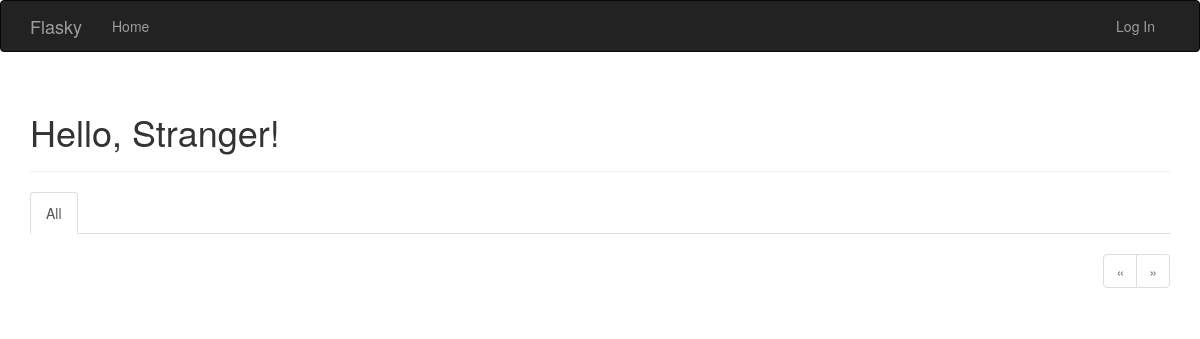
Before: / with the older database file.
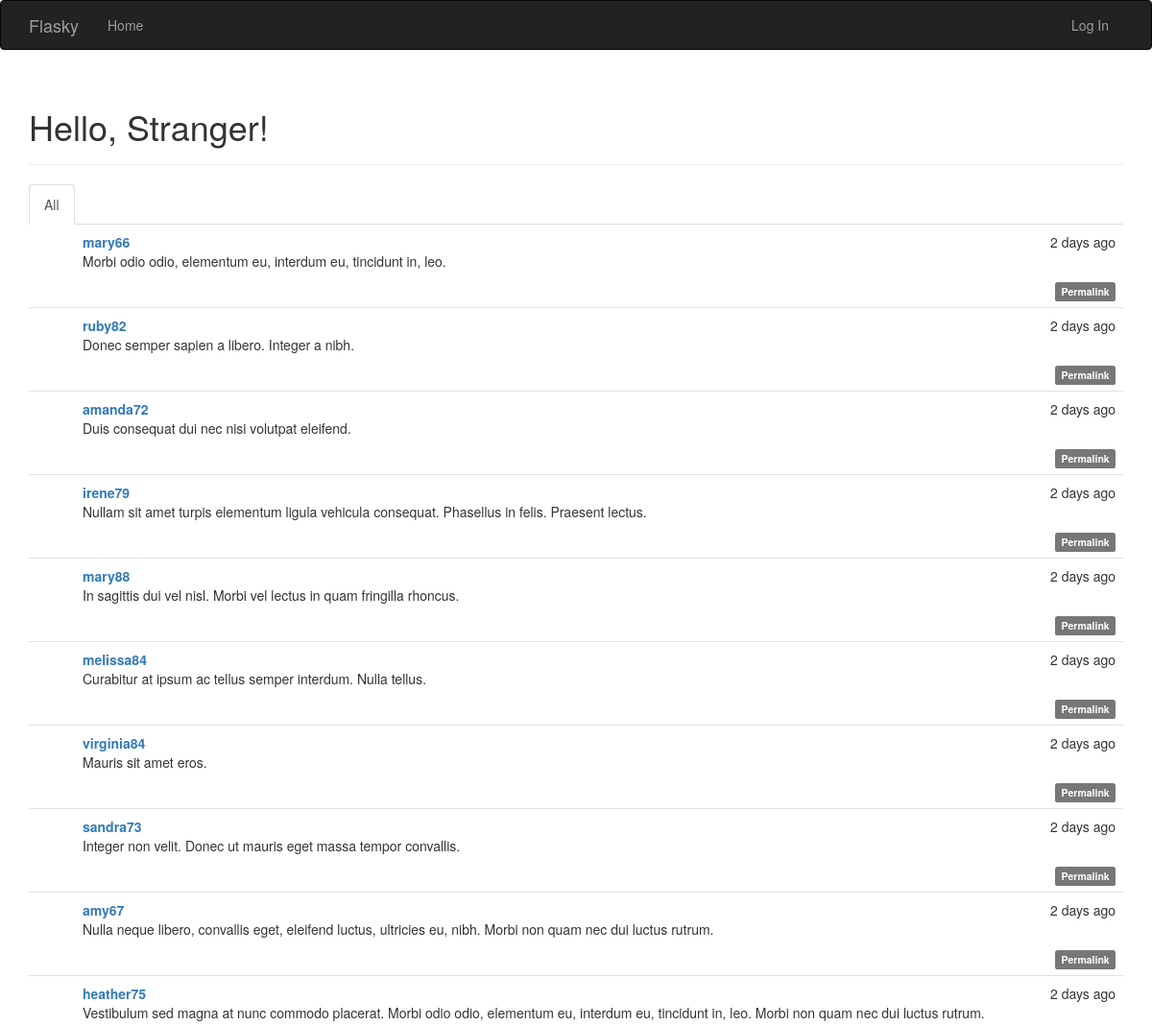
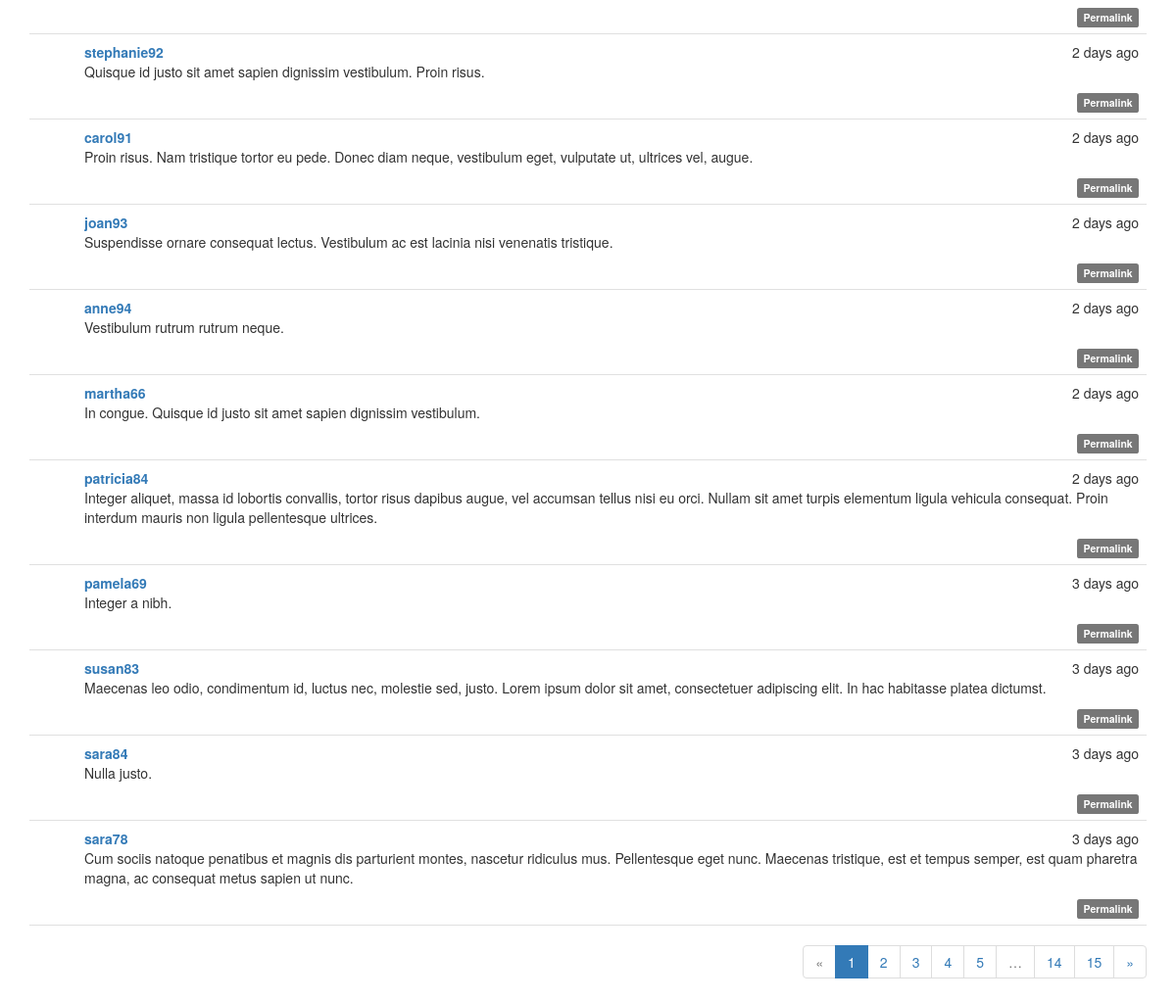
After: the same page with the newer database file (2 pictures, top to bottom).
### app/models.py (models this page shows, shortened)
class Post(db.Model):
    __tablename__ = 'posts'
    id = db.Column(db.Integer, primary_key=True)
    body = db.Column(db.Text)
    timestamp = db.Column(db.DateTime, index=True, default=datetime.utcnow)
    author_id = db.Column(db.Integer, db.ForeignKey('users.id'))
    body_html = db.Column(db.Text)

class User(UserMixin, db.Model):
    __tablename__ = 'users'
    id = db.Column(db.Integer, primary_key=True)
    username = db.Column(db.String(64), unique=True, index=True)
    email = db.Column(db.String(64), unique=True, index=True)
    role_id = db.Column(db.Integer, db.ForeignKey('roles.id'))
    password_hash = db.Column(db.String(128))
    confirmed = db.Column(db.Boolean, default=False)
    name = db.Column(db.String(64))
    location = db.Column(db.String(64))
    about_me = db.Column(db.Text)
    member_since = db.Column(db.DateTime(), default=datetime.utcnow)
    last_seen = db.Column(db.DateTime(), default=datetime.utcnow)
    posts = db.relationship('Post', backref='author', lazy='dynamic')
    followed = db.relationship('Follow',
                               foreign_keys=[Follow.follower_id],
                               backref=db.backref('follower', lazy='joined'),
                               lazy='dynamic',
                               cascade='all, delete-orphan')
    followers = db.relationship('Follow',
                                foreign_keys=[Follow.followed_id],
                                backref=db.backref('followed', lazy='joined'),
                                lazy='dynamic',
                                cascade='all, delete-orphan')
    @property
    def password(self):
        raise AttributeError('password is not a readable attribute')

### app/main/views.py (the view)
@main.route('/', methods=['GET', 'POST'])
def index():
    form = PostForm()
    if current_user.can(Permission.WRITE_ARTICLES) and form.validate_on_submit():
        post = Post(body=form.body.data, author=current_user._get_current_object())
        db.session.add(post)
        return redirect(url_for('.index'))
    page = request.args.get('page', 1, type=int)
    show_followed = False
    if current_user.is_authenticated:
        show_followed = bool(request.cookies.get('show_followed', ''))
    if show_followed:
        query = current_user.followed_posts
    else:
        query = Post.query
    pagination = query.order_by(Post.timestamp.desc()).paginate(
        page, per_page=current_app.config['FLASKY_POSTS_PER_PAGE'],
        error_out=False)
    posts = pagination.items
    return render_template('index.html', form=form, posts=posts,
                           show_followed=show_followed, pagination=pagination)

### app/auth/views.py (called while the page is built)
@auth.before_app_request
def before_request():
    if current_user.is_authenticated:
        current_user.ping()
        if not current_user.confirmed \
                and request.endpoint[:5] != 'auth.' \
                and request.endpoint != 'static':
            return redirect(url_for('auth.unconfirmed'))

### app/main/__init__.py (called while the page is built)
@main.app_context_processor
def inject_permissions():
    return dict(Permission=Permission)

### app/models.py (called while the page is built)
    def can(self, permissions):
        return False

    def is_administrator(self):
        return False

### app/templates/index.html (shortened to what this page needs)
{% extends "base.html" %}
{% import "bootstrap/wtf.html" as wtf %}
{% import "_macros.html" as macros %}
{% block page_content %}
<div class="page-header">
    <h1>Hello, {% if current_user.is_authenticated %}{{ current_user.username }}{% else %}Stranger{% endif %}!</h1>
</div>
<div class="post-tabs">
    <ul class="nav nav-tabs">
        <li{% if not show_followed %} class="active"{% endif %}><a href="{{ url_for('.show_all') }}">All</a></li>
    </ul>
    {% include '_posts.html' %}
</div>
{% if pagination %}
<div class="pagination">
    {{ macros.pagination_widget(pagination, '.index') }}
</div>
{% endif %}
{% endblock %}

### app/templates/base.html (shortened to what this page needs)
{% extends "bootstrap/base.html" %}
{% block head %}
{{ super() }}
<link rel="stylesheet" type="text/css" href="{{ url_for('static', filename='styles.css') }}">
{% endblock %}
{% block navbar %}
<div class="navbar navbar-inverse" role="navigation">
    <div class="container">
        <div class="navbar-header">
            <a class="navbar-brand" href="{{ url_for('main.index') }}">Flasky</a>
        </div>
        <div class="navbar-collapse collapse">
            <ul class="nav navbar-nav">
                <li><a href="{{ url_for('main.index') }}">Home</a></li>
            </ul>
            <ul class="nav navbar-nav navbar-right">
                {% if current_user.is_authenticated %}
                <li class="dropdown">
                    <a href="#" class="dropdown-toggle" data-toggle="dropdown">Account <b class="caret"></b></a>
                    <ul class="dropdown-menu">
                        <li><a href="{{ url_for('auth.change_password') }}">Change Password</a></li>
                        <li><a href="{{ url_for('auth.change_email_request') }}">Change Email</a></li>
                        <li><a href="{{ url_for('auth.logout') }}">Log Out</a></li>
                    </ul>
                </li>
                {% else %}
                <li><a href="{{ url_for('auth.login') }}">Log In</a></li>
                {% endif %}
            </ul>
        </div>
    </div>
</div>
{% endblock %}
{% block content %}
<div class="container">
    {% block page_content %}{% endblock %}
</div>
{% endblock %}

### app/templates/_macros.html
{% macro pagination_widget(pagination, endpoint) %}
<ul class="pagination">
    <li{% if not pagination.has_prev %} class="disabled"{% endif %}>
        <a href="{% if pagination.has_prev %}{{ url_for(endpoint, page=pagination.prev_num, **kwargs) }}{% else %}#{% endif %}">
            &laquo;
        </a>
    </li>
    {% for p in pagination.iter_pages() %}
        {% if p %}
            {% if p == pagination.page %}
            <li class="active">
                <a href="{{ url_for(endpoint, page=p, **kwargs) }}">{{ p }}</a>
            </li>
            {% else %}
            <li>
                <a href="{{ url_for(endpoint, page=p, **kwargs) }}">{{ p }}</a>
            </li>
            {% endif %}
        {% else %}
        <li class="disabled"><a href="#">&hellip;</a></li>
        {% endif %}
    {% endfor %}
    <li{% if not pagination.has_next %} class="disabled"{% endif %}>
        <a href="{% if pagination.has_next %}{{ url_for(endpoint, page=pagination.next_num, **kwargs) }}{% else %}#{% endif %}">
            &raquo;
        </a>
    </li>
</ul>
{% endmacro %}

### app/templates/_posts.html (shortened to what this page needs)
<ul class="posts">
    {% for post in posts %}
    <li class="post">
        <div class="post-content">
            <div class="post-date">{{ moment(post.timestamp).fromNow() }}</div>
            <div class="post-author"><a href="{{ url_for('.user', username=post.author.username) }}">{{ post.author.username }}</a></div>
            <div class="post-body">
                {% if post.body_html %}
                    {{ post.body_html | safe }}
                {% else %}
                    {{ post.body }}
                {% endif %}
            </div>
            <div class="post-footer">
                <a href="{{ url_for('.post', id=post.id) }}">
                    <span class="label label-default">Permalink</span>
                </a>
            </div>
        </div>
    </li>
    {% endfor %}
</ul>

### app/static/styles.css (style rules this page uses)
div.post-tabs { margin-top: 16px; }
ul.posts { list-style-type: none; padding: 0px; margin: 16px 0px 0px 0px; border-top: 1px solid #e0e0e0; }
div.post-tabs ul.posts { margin: 0px; border-top: none; }
ul.posts li.post { padding: 8px; border-bottom: 1px solid #e0e0e0; }
div.post-date { float: right; }
div.post-author { font-weight: bold; }
div.post-content { margin-left: 48px; min-height: 48px; }
div.post-footer { text-align: right; }
div.pagination { width: 100%; text-align: right; padding: 0px; margin: 0px; }

Changed rows visible on the page:
added Post: timestamp "2 days ago", author.username "mary66", body_html "Morbi odio odio, elementum eu, interdum eu, tincidunt in, leo."
added Post: timestamp "2 days ago", author.username "ruby82", body_html "Donec semper sapien a libero. Integer a nibh."
added Post: timestamp "2 days ago", author.username "amanda72", body_html "Duis consequat dui nec nisi volutpat eleifend."
added Post: timestamp "2 days ago", author.username "irene79", body_html "Nullam sit amet turpis elementum ligula vehicula consequat. Phasellus in felis. Praesent lectus."
added Post: timestamp "2 days ago", author.username "mary88", body_html "In sagittis dui vel nisl. Morbi vel lectus in quam fringilla rhoncus."
added Post: timestamp "2 days ago", author.username "melissa84", body_html "Curabitur at ipsum ac tellus semper interdum. Nulla tellus."
added Post: timestamp "2 days ago", author.username "virginia84", body_html "Mauris sit amet eros."
added Post: timestamp "2 days ago", author.username "sandra73", body_html "Integer non velit. Donec ut mauris eget massa tempor convallis."
added Post: timestamp "2 days ago", author.username "amy67", body_html "Nulla neque libero, convallis eget, eleifend luctus, ultricies eu, nibh. Morbi non quam nec dui luctus rutrum."
added Post: timestamp "2 days ago", author.username "heather75", body_html "Vestibulum sed magna at nunc commodo placerat. Morbi odio odio, elementum eu, interdum eu, tincidunt in, leo. Morbi non quam nec dui luctus rutrum."
added Post: timestamp "2 days ago", author.username "stephanie92", body_html "Quisque id justo sit amet sapien dignissim vestibulum. Proin risus."
added Post: timestamp "2 days ago", author.username "carol91", body_html "Proin risus. Nam tristique tortor eu pede. Donec diam neque, vestibulum eget, vulputate ut, ultrices vel, augue."
added Post: timestamp "2 days ago", author.username "joan93", body_html "Suspendisse ornare consequat lectus. Vestibulum ac est lacinia nisi venenatis tristique."
added Post: timestamp "2 days ago", author.username "anne94", body_html "Vestibulum rutrum rutrum neque."
added Post: timestamp "2 days ago", author.username "martha66", body_html "In congue. Quisque id justo sit amet sapien dignissim vestibulum."
added Post: timestamp "2 days ago", author.username "patricia84", body_html "Integer aliquet, massa id lobortis convallis, tortor risus dapibus augue, vel accumsan tellus nisi eu orci. Nullam sit amet turpis elementum ligula vehicula consequat. Proin interdum mauris non ligula pellentesque ultrices."
added Post: timestamp "3 days ago", author.username "pamela69", body_html "Integer a nibh."
added Post: timestamp "3 days ago", author.username "susan83", body_html "Maecenas leo odio, condimentum id, luctus nec, molestie sed, justo. Lorem ipsum dolor sit amet, consectetuer adipiscing elit. In hac habitasse platea dictumst."
added Post: timestamp "3 days ago", author.username "sara84", body_html "Nulla justo."
added Post: timestamp "3 days ago", author.username "sara78", body_html "Cum sociis natoque penatibus et magnis dis parturient montes, nascetur ridiculus mus. Pellentesque eget nunc. Maecenas tristique, est et tempus semper, est quam pharetra magna, ac consequat metus sapien ut nunc."
Other visible differences:
new list line: "1"
new list line: "2"
new list line: "3"
new list line: "4"
new list line: "5"
new list line: "14"
new list line: "15"
